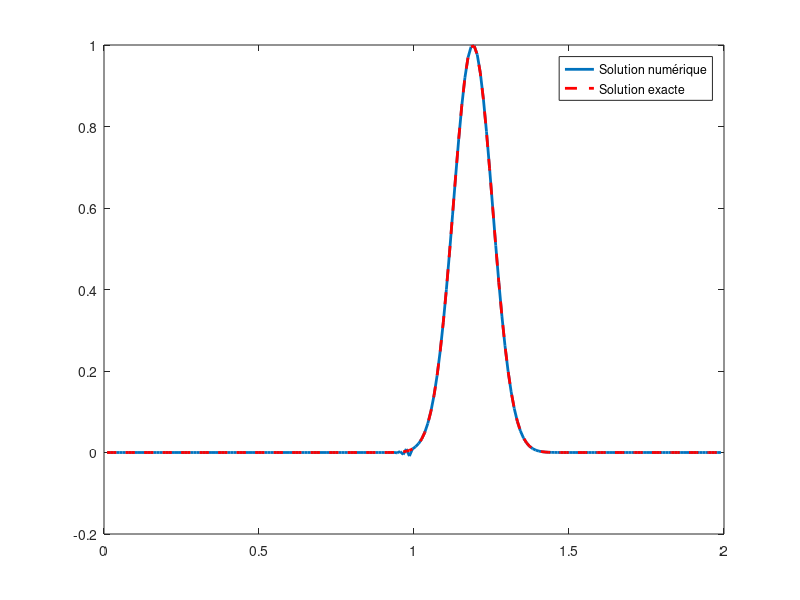

Write the MATLAB code that produced this figure.
% Définition des paramètres
a = 0;
b = 2;
beta = 1;
M = 200;
k = 0.01;
T = 1;
N = T/k;

% Calcul du pas h
h = (b - a) / (M + 1);

% Initialisation de x et U(0)
x = linspace(a + h, b - h, M)';
U0 = exp(-5 * (5 * x - 1) .^ 2);

% Préallocation de U pour stocker l'historique des solutions
U = zeros(M, N);
U(:,1) = U0; % La première colonne est U0

p = 1-beta^2 * k^ 2 / h^2;
q = beta^2 * k^2 / (2*h^2) - beta * k / (2 * h);
r = beta^2 * k^2 / (2*h^2) + beta * k / (2 * h);

% Création d'une matrice carrée MxM remplie de zéros
A = zeros(M, M);

% Remplissage de la diagonale principale avec p
for i = 1:M
    A(i, i) = p;
end

% Remplissage de la diagonale supérieure avec q
for i = 1:M-1
    A(i, i+1) = q;
end

% Remplissage de la diagonale inférieure avec r
for i = 2:M
    A(i, i-1) = r;
end

%initialisation de la condition au limite
Uborder = zeros(N, 1);
Uborder(1,1) = exp(-5 * (5 * (b) - 1) .^ 2);

% Initialisation de la figure pour l'affichage dynamique
figure;
% Tracer la solution numérique initiale
hPlot = plot(x, U(:, 1), 'LineWidth', 2);
hold on; % Maintenir la figure pour les tracés additionnels
% Tracer la solution exacte initiale (sera mise à jour dans la boucle)
hExactPlot = plot(x, U0, 'r--', 'LineWidth', 2); % en rouge pointillé pour la solution exacte
ylim([-0.2 1]);

for n = 2:N
    Uborder(n, 1) = -beta*k/h*(Uborder(n-1, 1) - U(M, n-1)) + k*Uborder(n-1, 1);

    % La colonne précédente représente UOLD
    UOLD = U(:, n-1);

    % Calcul de UNEW en utilisant la matrice A et UOLD
    UNEW = A * UOLD;
    UNEW(M) = UNEW(M) - q*Uborder(n-1, 1);

    % Mise à jour de la matrice U avec les nouvelles valeurs
    U(:, n) = UNEW;

    % Mise à jour du tracé de la solution numérique
    set(hPlot, 'YData', U(:, n));

    % Calcul de la solution exacte à l'instant t
    xExact = x - beta*k*(n-1);
    UExact = exp(-5 * (5 * xExact - 1) .^ 2);

    % Mise à jour du tracé de la solution exacte
    set(hExactPlot, 'XData', x, 'YData', UExact);

    drawnow;
    pause(0.02);
end

legend([hPlot, hExactPlot], 'Solution numérique', 'Solution exacte'); % Ajouter une légende
hold off; % Fin du maintien de la figure